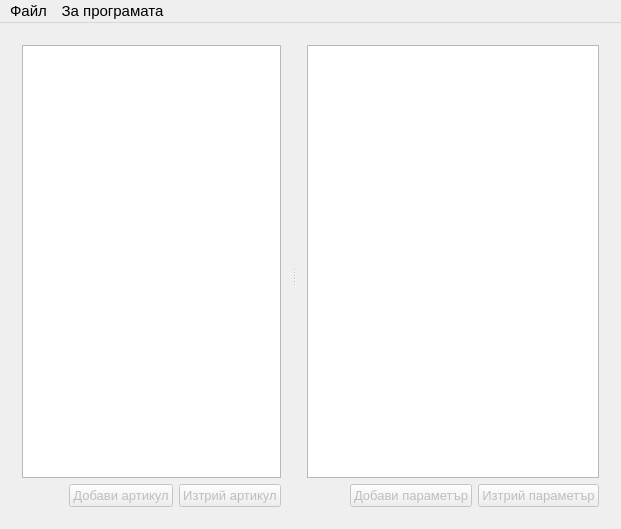
<?xml version="1.0" encoding="UTF-8"?>
<ui version="4.0">
 <class>MainWindow</class>
 <widget class="QMainWindow" name="MainWindow">
  <property name="geometry">
   <rect>
    <x>0</x>
    <y>0</y>
    <width>621</width>
    <height>529</height>
   </rect>
  </property>
  <property name="windowTitle">
   <string>PSEditor</string>
  </property>
  <property name="windowIcon">
   <iconset resource="res.qrc">
    <normaloff>:/res/xml.ico</normaloff>:/res/xml.ico</iconset>
  </property>
  <widget class="QWidget" name="centralWidget">
   <layout class="QVBoxLayout" name="verticalLayout_3">
    <item>
     <widget class="QSplitter" name="splitter">
      <property name="orientation">
       <enum>Qt::Horizontal</enum>
      </property>
      <widget class="QWidget" name="layoutWidget">
       <layout class="QVBoxLayout" name="verticalLayout">
        <item>
         <widget class="QListWidget" name="listWidget">
          <property name="sizePolicy">
           <sizepolicy hsizetype="Expanding" vsizetype="Expanding">
            <horstretch>0</horstretch>
            <verstretch>0</verstretch>
           </sizepolicy>
          </property>
          <property name="maximumSize">
           <size>
            <width>16777215</width>
            <height>16777215</height>
           </size>
          </property>
          <property name="font">
           <font>
            <pointsize>11</pointsize>
           </font>
          </property>
         </widget>
        </item>
        <item>
         <layout class="QHBoxLayout" name="horizontalLayout">
          <item>
           <spacer name="horizontalSpacer_2">
            <property name="orientation">
             <enum>Qt::Horizontal</enum>
            </property>
            <property name="sizeHint" stdset="0">
             <size>
              <width>40</width>
              <height>20</height>
             </size>
            </property>
           </spacer>
          </item>
          <item>
           <widget class="QPushButton" name="btnNewItem">
            <property name="enabled">
             <bool>false</bool>
            </property>
            <property name="font">
             <font>
              <pointsize>10</pointsize>
             </font>
            </property>
            <property name="text">
             <string>Добави артикул</string>
            </property>
           </widget>
          </item>
          <item>
           <widget class="QPushButton" name="btnDeleteItem">
            <property name="enabled">
             <bool>false</bool>
            </property>
            <property name="font">
             <font>
              <pointsize>10</pointsize>
             </font>
            </property>
            <property name="text">
             <string>Изтрий артикул</string>
            </property>
           </widget>
          </item>
         </layout>
        </item>
       </layout>
      </widget>
      <widget class="QWidget" name="layoutWidget">
       <layout class="QVBoxLayout" name="verticalLayout_2">
        <item>
         <widget class="QTableWidget" name="tableWidget">
          <property name="font">
           <font>
            <pointsize>11</pointsize>
           </font>
          </property>
         </widget>
        </item>
        <item>
         <layout class="QHBoxLayout" name="horizontalLayout_2">
          <item>
           <spacer name="horizontalSpacer">
            <property name="orientation">
             <enum>Qt::Horizontal</enum>
            </property>
            <property name="sizeHint" stdset="0">
             <size>
              <width>40</width>
              <height>20</height>
             </size>
            </property>
           </spacer>
          </item>
          <item>
           <widget class="QPushButton" name="btnNewVar">
            <property name="enabled">
             <bool>false</bool>
            </property>
            <property name="font">
             <font>
              <pointsize>10</pointsize>
             </font>
            </property>
            <property name="text">
             <string>Добави параметър</string>
            </property>
           </widget>
          </item>
          <item>
           <widget class="QPushButton" name="btnDeleteVar">
            <property name="enabled">
             <bool>false</bool>
            </property>
            <property name="font">
             <font>
              <pointsize>10</pointsize>
             </font>
            </property>
            <property name="text">
             <string>Изтрий параметър</string>
            </property>
           </widget>
          </item>
         </layout>
        </item>
       </layout>
      </widget>
     </widget>
    </item>
   </layout>
  </widget>
  <widget class="QMenuBar" name="menuBar">
   <property name="geometry">
    <rect>
     <x>0</x>
     <y>0</y>
     <width>621</width>
     <height>26</height>
    </rect>
   </property>
   <property name="font">
    <font>
     <pointsize>11</pointsize>
    </font>
   </property>
   <widget class="QMenu" name="menuFile">
    <property name="font">
     <font>
      <pointsize>11</pointsize>
     </font>
    </property>
    <property name="title">
     <string>Файл</string>
    </property>
    <addaction name="actionNew"/>
    <addaction name="actionOpen"/>
    <addaction name="actionSave"/>
    <addaction name="actionSaveAs"/>
    <addaction name="separator"/>
    <addaction name="actionExit"/>
   </widget>
   <widget class="QMenu" name="menu">
    <property name="title">
     <string>За програмата</string>
    </property>
    <addaction name="actionAbout"/>
   </widget>
   <addaction name="menuFile"/>
   <addaction name="menu"/>
  </widget>
  <action name="actionOpen">
   <property name="text">
    <string>Отвори...</string>
   </property>
   <property name="font">
    <font>
     <pointsize>11</pointsize>
    </font>
   </property>
  </action>
  <action name="actionSave">
   <property name="text">
    <string>Запази промените...</string>
   </property>
   <property name="font">
    <font>
     <pointsize>11</pointsize>
    </font>
   </property>
  </action>
  <action name="actionExit">
   <property name="text">
    <string>Изход</string>
   </property>
   <property name="font">
    <font>
     <pointsize>11</pointsize>
    </font>
   </property>
  </action>
  <action name="actionSaveAs">
   <property name="text">
    <string>Запази като...</string>
   </property>
   <property name="font">
    <font>
     <pointsize>11</pointsize>
    </font>
   </property>
  </action>
  <action name="actionNew">
   <property name="text">
    <string>Създай нов...</string>
   </property>
   <property name="font">
    <font>
     <pointsize>11</pointsize>
    </font>
   </property>
  </action>
  <action name="actionAbout">
   <property name="text">
    <string>За програмата...</string>
   </property>
   <property name="font">
    <font>
     <pointsize>11</pointsize>
    </font>
   </property>
  </action>
 </widget>
 <layoutdefault spacing="6" margin="11"/>
 <resources>
  <include location="res.qrc"/>
 </resources>
 <connections/>
</ui>
